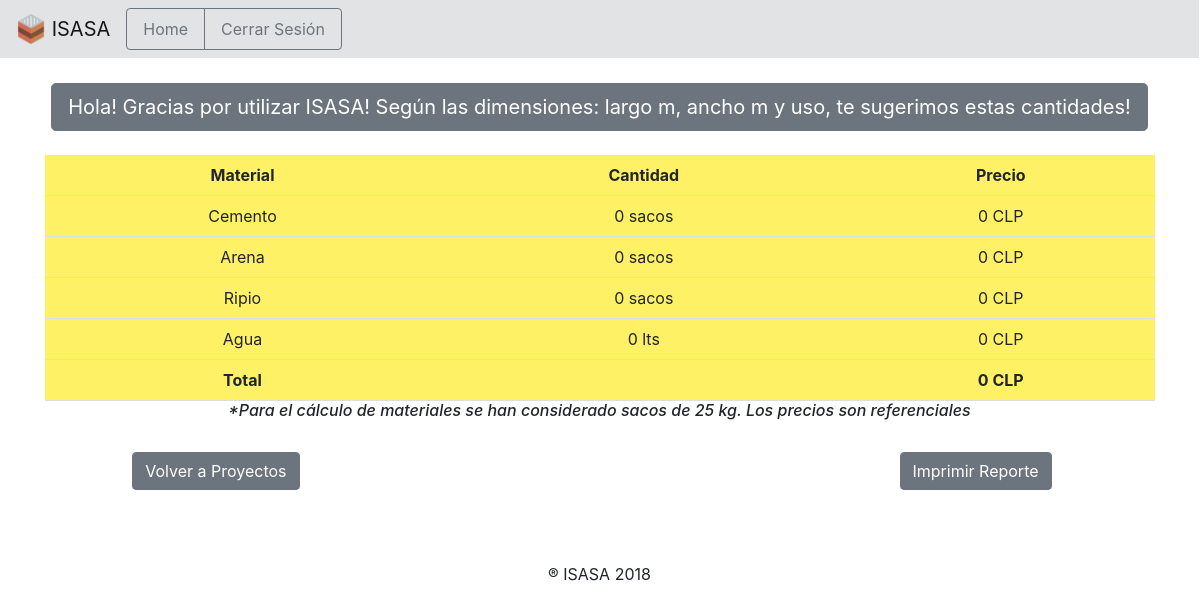
/calculo2.php, run on the app's committed database.
### tables this page shows
CREATE TABLE `precios` (
  `material` text NOT NULL,
  `precio` float NOT NULL,
  `kilos` int(4) NOT NULL,
  `sacos` int(11) NOT NULL
);

### funciones_librerias/f_volumen.php (called while the page is built)
<?php
function vol($lar,$anc,$esp){
    $volumen=$lar*$anc*$esp;
    return $volumen;
}
?>

### funciones_librerias/f_material.php (called while the page is built)
<?php
function mat($vol,$mat1){
    $material=$vol*$mat1;
    return $material;
}
?>

### calculo2.php (the view, shortened to what this page needs)
<?php
  $consulta=CalcularProyecto($_GET['nombres']);
  function CalcularProyecto($no_proy)
      {
            include "./funciones_librerias/db_connect.php";
            $sentencia="SELECT * FROM proyectos WHERE proyecto='".$no_proy."'";
            $resultado=$conexion->query($sentencia) or die(mysqli_error($conexion));
            $fila=$resultado->fetch_assoc();
            return[
                $fila['proyecto'],
                $fila['largo'],
                $fila['ancho'],
                $fila['uso']
            ];
      }
      $largo=$consulta[1];
      $ancho=$consulta[2];
include ("./funciones_librerias/db_connect.php");
$sql="SELECT material,precio,kilos FROM precios WHERE material='agua'";
$result=mysqli_query($conexion, $sql);
while($row = mysqli_fetch_assoc($result)) {
		   $p_agua=$row['precio'];
           $k_agua=$row['kilos'];
       }
$sql="SELECT material,precio,kilos FROM precios WHERE material='arena'";
$result=mysqli_query($conexion, $sql);
while($row = mysqli_fetch_assoc($result)) {
		   $p_arena=$row['precio'];
           $k_arena=$row['kilos'];
        }
$sql="SELECT material,precio,kilos FROM precios WHERE material='cemento'";
$result=mysqli_query($conexion, $sql);
while($row = mysqli_fetch_assoc($result)) {
		   $p_cemento=$row['precio'];
           $k_cemento=$row['kilos'];
        }
$sql="SELECT material,precio,kilos FROM precios WHERE material='gravilla'";
$result=mysqli_query($conexion, $sql);
while($row = mysqli_fetch_assoc($result)) {
		   $p_ripio=$row['precio'];
           $k_ripio=$row['kilos'];
        }
include ("./funciones_librerias/f_volumen.php");
include ("./funciones_librerias/f_material.php");
$volumen=vol($largo,$ancho,$espesor);
$cal1=ceil(mat($volumen,$d_cemento)/$k_cemento);
$pr1=$cal1*$p_cemento;
$cal2=ceil(mat($volumen,$d_arena)/$k_arena);
$pr2=$cal2*$p_arena;
$cal3=ceil(mat($volumen,$d_ripio)/$k_ripio);
$pr3=$cal3*$p_ripio;
$cal4=mat($volumen,$d_agua);
$pr4=ceil(($cal4/$k_agua)*$p_agua);
$precio_total=$pr1+$pr2+$pr3+$pr4;
?>
<!DOCTYPE html>
<html>
<head>
    <link rel="stylesheet" href="https://stackpath.bootstrapcdn.com/bootstrap/4.1.1/css/bootstrap.min.css">
    <link rel="stylesheet" href="./css/estilo_calculo.css">
</head>
<body>
<nav class="navbar navbar-expand-lg navbar-light alert-secondary">
  <a class="navbar-brand" href="index.html"> <img src="./imagenes/ico_isasa.png" width="30" height="30" class="d-inline-block align-top" alt=""> ISASA</a>
  <div class="collapse navbar-collapse" id="navbarNavAltMarkup">
      <div class="btn-group" role="group" aria-label="Basic example">
      <a class="nav-item nav-link btn btn-outline-secondary" href="bienvenido_ingreso.php">Home</a>
      <a class="nav-item nav-link btn btn-outline-secondary" href="cerrar.php">Cerrar Sesión</a>
    </div>
  </div>
</nav>
	<header>
		<div class="container text-center">
      <br>
      <div class="row">
        <div class="col-md"></div>
        <div class="col-md">
        </div>
        <div class="col-md"></div>
      </div>
		</div>
		<div class="text-center">
			<h7 class="btn btn-secondary btn-lg">
        Hola! Gracias por utilizar ISASA! Según las dimensiones:
        largo <?php echo $largo ?> m, ancho <?php echo $ancho ?>m y uso, te sugerimos estas cantidades!</h7>
      <br><br>
    </div>
    <div class="container">
      <table>
  <tr>
    <th>Material</th>
    <th>Cantidad</th>
    <th>Precio</th>
  </tr>
  <tr>
    <td>Cemento</td>
    <td> <?php echo $cal1;?> sacos </td>
    <td> <?php echo $pr1;?> CLP </td>
  </tr>
  <tr>
    <td>Arena</td>
    <td> <?php echo $cal2;?> sacos</td>
    <td> <?php echo $pr2;?> CLP</td>
  </tr>
  <tr>
    <td>Ripio</td>
    <td> <?php echo $cal3;?> sacos</td>
    <td> <?php echo $pr3;?> CLP </td>
  </tr>
  <tr>
    <td>Agua</td>
    <td> <?php echo $cal4;?> lts</td>
    <td> <?php echo $pr4;?> CLP </td>
  </tr>
  <tr>
  	<th>Total</th>
  	<td></td>
  	<th> <?php echo $precio_total;?> CLP</th>
  </tr>
      </table>
      	<div class="text-center">
       		<h6>
       		<em>
      		*Para el cálculo de materiales se han considerado sacos de 25 kg. Los precios son referenciales
      		</em>
      		</h6>
      	</div>
     </div><br>
	</header>
  <div class="container">
    <div class="row">
      <div class="col-md-3">
        <div class="text-right">
          <input type="submit" class="btn btn-secondary" value="Volver a Proyectos" name="recalcula" onclick="location='recuperar.php'">
        </div>
      </div>
      <div class="col-md-3"></div>
      <div class="col-md-3"></div>
      <div class="col-md-3">
        <div class="text-left">
          <input type="submit" class="btn btn-secondary" value="Imprimir Reporte" onclick="location='pdf1.php'"  name="pdf">
        </div>
      </div>
    </div><br><br><br>
    <div class="text-center">
      <p>&#174; ISASA 2018</p>
    </div>
  </div>
</body>
</html>

### css/estilo_calculo.css (style rules this page uses)
body { background-image: url("CWALL3.jpg"); background-repeat: no-repeat; background-position: center; margin-right: 1px; background-attachment: fixed; }
table { border-collapse: collapse; width: 100%; background-color: rgba(255, 232, 0, 0.6) }
th, td { padding: 8px; text-align: center; border-bottom: 1px solid #ddd; }

### data on the page
precios: kilos "0", pr1 "0"
precios: kilos "0", pr2 "0"
precios: kilos "0", pr3 "0"
precios: pr4 "0"

### other printed values
$cal4 "0"
$precio_total "0"
